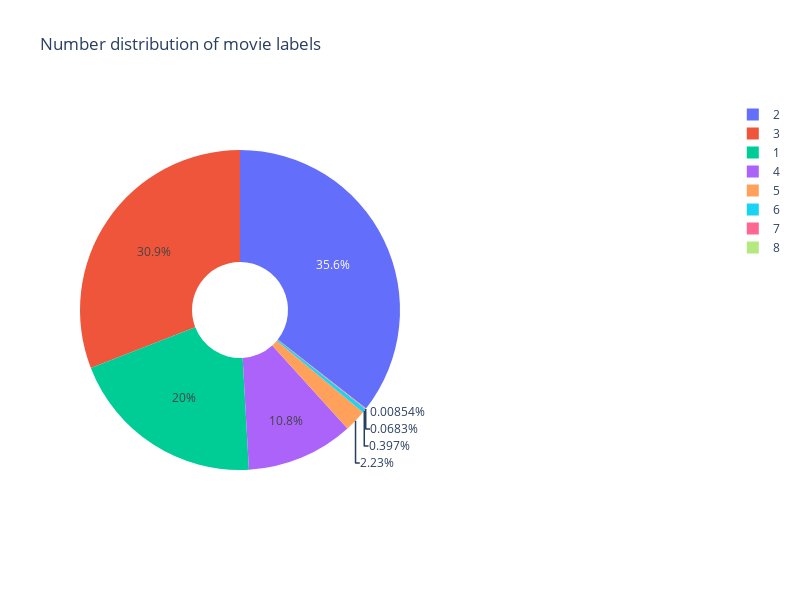

The cell this chart's notebook holds for it:
### Markdown cell above
#### Number distribution of movie labels

### Code cell
data_analysis_label_num = data_csv["types"].apply(lambda x: len(x.replace("[", '').replace("]", '').split(",")))
fig = {
  "data": [
    {
      "values": data_analysis_label_num.value_counts().values,
      "labels": data_analysis_label_num.value_counts().index,
      "domain": {"x": [0, .5]},
      "name": "Number Of",
      "hoverinfo":"label+percent",
      "hole": .3,
      "type": "pie"
    },],
  "layout": {
        "title":"Number distribution of movie labels",
                'height':600,
                "width":800
    }
}
iplot(fig)

### Figure 1 — Plotly figure (JSON) as saved in the notebook; plotly's stock layout.template omitted (floating-point values rounded to 4 significant figures)
{"data": [{"domain": {"x": [0, 0.5]}, "hole": 0.3, "hoverinfo": "label+percent", "labels": [2, 3, 1, 4, 5, 6, 7, 8], "name": "Number Of", "type": "pie", "values": [8331, 7236, 4683, 2538, 523, 93, 16, 2]}], "layout": {"height": 600, "title": {"text": "Number distribution of movie labels"}, "width": 800}}
